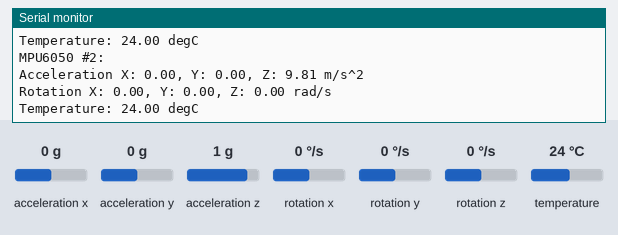
Bench run of a sketch on a simulated Arduino Uno, built with avr-gcc and run on an emulated ATmega328P. Parts: the last lines printed to the serial monitor. The test bench sets the inputs (shaded band); at power-on: acceleration x 0 g, acceleration y 0 g, acceleration z 1 g, rotation x 0 °/s, rotation y 0 °/s, rotation z 0 °/s, temperature 24 °C.

Above: at 1.2 s.
1.3 s: acceleration x set to -1.4 g
At 2.0 s:
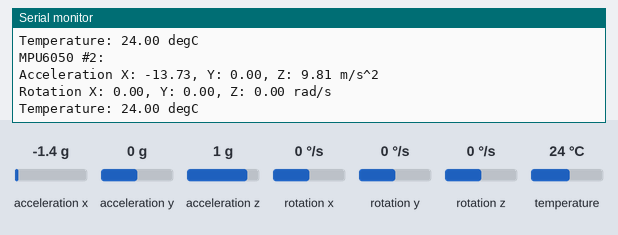
2.8 s: acceleration y set to -1.4 g
At 3.6 s:
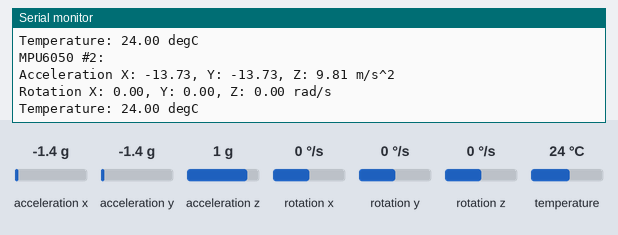
4.3 s: acceleration z set to -1.4 g
At 5.1 s:
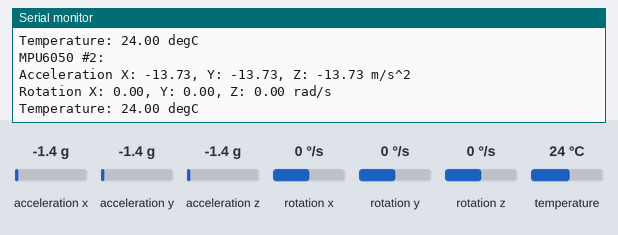
5.8 s: rotation x set to -192 °/s
At 6.7 s:
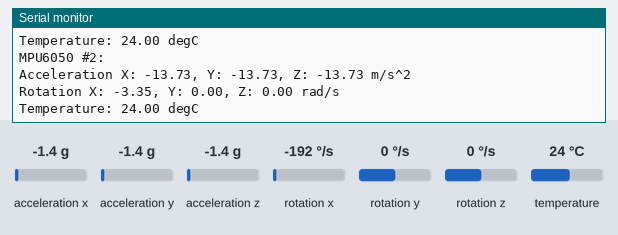
7.3 s: rotation y set to -192 °/s
At 7.7 s:
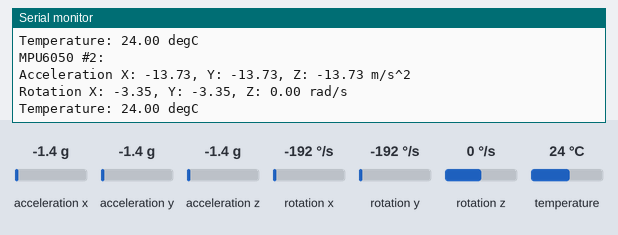

Measured:
- after the input at 1.3 s, the serial monitor: prints a new line after 0.27 s (image 1)
- after the input at 2.8 s, the serial monitor: prints a new line after 0.33 s (image 2)
- after the input at 4.3 s, the serial monitor: prints a new line after 0.40 s (image 3)
- after the input at 5.8 s, the serial monitor: prints a new line after 0.47 s (image 4)
- after the input at 7.3 s, the serial monitor: prints a new line at once (image 5)

The sketch:

DUAL-MPU6050.ino
```cpp
#include <Wire.h>
#include <Adafruit_MPU6050.h>
#include <Adafruit_Sensor.h>
#include <Adafruit_MPU6050.h>

Adafruit_MPU6050 mpu1;
Adafruit_MPU6050 mpu2;

/**
 * @brief Initialises the two MPU6050 sensors and configures their settings.
 *
 * This function sets up the serial connection, initialises the two MPU6050
 * sensors with their respective I2C addresses, and configures the settings
 * for both sensors.
 *
 * @return void
 */
void setup() {
  Serial.begin(115200);
  while (!Serial)
    delay(10); // Wait for the Serial Monitor to open

  // Initialize the first MPU6050 sensor
  if (!mpu1.begin(0x68)) { // Default I2C address is 0x68
    Serial.println("Failed to find MPU6050 #1");
    while (1) {
      delay(10);
    }
  }
  Serial.println("MPU6050 #1 Found!");

  // Initialize the second MPU6050 sensor
  if (!mpu2.begin(0x69)) { // Alternate I2C address is 0x69
    Serial.println("Failed to find MPU6050 #2");
    while (1) {
      delay(10);
    }
  }
  Serial.println("MPU6050 #2 Found!");

  // Configure settings for MPU1
  mpu1.setAccelerometerRange(MPU6050_RANGE_8_G);
  mpu1.setGyroRange(MPU6050_RANGE_500_DEG);
  mpu1.setFilterBandwidth(MPU6050_BAND_5_HZ);

  // Configure settings for MPU2
  mpu2.setAccelerometerRange(MPU6050_RANGE_8_G);
  mpu2.setGyroRange(MPU6050_RANGE_500_DEG);
  mpu2.setFilterBandwidth(MPU6050_BAND_5_HZ);
}

/**
 * @brief The main loop function.
 *
 * This function continuously reads new sensor events from both MPU6050
 * sensors and prints their values to the serial monitor.
 *
 * @return void
 */
void loop() {
  /* Get new sensor events for both sensors */
  sensors_event_t a1, g1, temp1;
  sensors_event_t a2, g2, temp2;

  mpu1.getEvent(&a1, &g1, &temp1);
  mpu2.getEvent(&a2, &g2, &temp2);

  /* Print values from MPU1 */
  Serial.println("MPU6050 #1:");
  Serial.print("Acceleration X: ");
  Serial.print(a1.acceleration.x);
  Serial.print(", Y: ");
  Serial.print(a1.acceleration.y);
  Serial.print(", Z: ");
  Serial.print(a1.acceleration.z);
  Serial.println(" m/s^2");

  Serial.print("Rotation X: ");
  Serial.print(g1.gyro.x);
  Serial.print(", Y: ");
  Serial.print(g1.gyro.y);
  Serial.print(", Z: ");
  Serial.print(g1.gyro.z);
  Serial.println(" rad/s");

  Serial.print("Temperature: ");
  Serial.print(temp1.temperature);
  Serial.println(" degC");
  Serial.println("");

  /* Print values from MPU2 */
  Serial.println("MPU6050 #2:");
  Serial.print("Acceleration X: ");
  Serial.print(a2.acceleration.x);
  Serial.print(", Y: ");
  Serial.print(a2.acceleration.y);
  Serial.print(", Z: ");
  Serial.print(a2.acceleration.z);
  Serial.println(" m/s^2");

  Serial.print("Rotation X: ");
  Serial.print(g2.gyro.x);
  Serial.print(", Y: ");
  Serial.print(g2.gyro.y);
  Serial.print(", Z: ");
  Serial.print(g2.gyro.z);
  Serial.println(" rad/s");

  Serial.print("Temperature: ");
  Serial.print(temp2.temperature);
  Serial.println(" degC");
  Serial.println("");

  delay(500);
}
```
